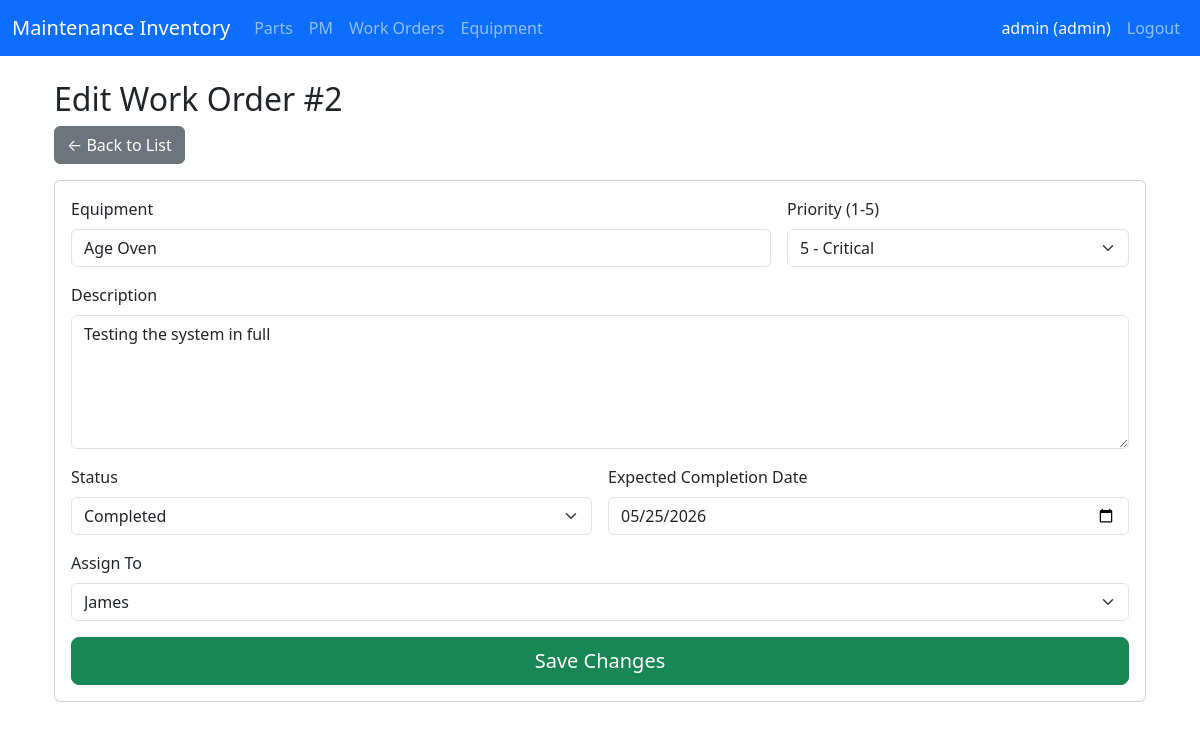
The page /workorder/edit/2 (signed in) on the database its author committed.
### app/models/user.py (models this page shows, shortened)
class User(UserMixin, db.Model):
    __tablename__ = 'users'
    id = db.Column(db.Integer, primary_key=True)
    username = db.Column(db.String(80), unique=True, nullable=False)
    password_hash = db.Column(db.String(256), nullable=False)
    role = db.Column(db.String(20), default='technician') # 'admin' or 'technician'
    must_change_password = db.Column(db.Boolean, default=True) # Force change on first login
    created_at = db.Column(db.DateTime, default=datetime.utcnow)
    email = db.Column(db.String(120), unique=True, nullable=True) # Optional (nullable=True)

### app/models/workorder.py (models this page shows, shortened)
class WorkOrder(db.Model):
    __tablename__ = 'workorder'
    __table_args__ = {'extend_existing': True}
    id = db.Column(db.Integer, primary_key=True)
    equipment = db.Column(db.String(200), nullable=False)
    description = db.Column(db.Text, nullable=False)
    status = db.Column(db.String(50), default="Open")
    priority = db.Column(db.Integer)
    expected_completion_date = db.Column(db.Date)
    created_by_id = db.Column(db.Integer, db.ForeignKey('users.id'), nullable=False)
    assigned_to_id = db.Column(db.Integer, db.ForeignKey('users.id'), nullable=True)
    completed_by_id = db.Column(db.Integer, db.ForeignKey('users.id'), nullable=True)
    completed_at = db.Column(db.DateTime, nullable=True)
    completion_notes = db.Column(db.Text, nullable=True)
    parts_used = db.Column(db.JSON, nullable=True)
    created_at = db.Column(db.DateTime, default=datetime.utcnow)
    assigned_at = db.Column(db.DateTime, nullable=True)
    created_by = db.relationship('User', foreign_keys=[created_by_id], backref='created_workorders')
    assigned_to = db.relationship('User', foreign_keys=[assigned_to_id], backref='assigned_workorders')
    completed_by = db.relationship('User', foreign_keys=[completed_by_id], backref='completed_workorders')

### app/routes/workorder.py (the view)
@bp.route('/edit/<int:wo_id>')
@login_required
def edit(wo_id):
    if current_user.role != 'admin':
        flash("Only admins can edit work orders.", "danger")
        return redirect(url_for('workorder.index'))
    wo = WorkOrder.query.get_or_404(wo_id)
    technicians = User.query.filter_by(role='technician').all()
    return render_template('workorder/edit.html', wo=wo, technicians=technicians)

### app/templates/workorder/edit.html (shortened to what this page needs)
{% extends "base.html" %}
{% block content %}
<div class="container mt-4">
    <h2>Edit Work Order #{{ wo.id }}</h2>
    <a href="{{ url_for('workorder.index') }}" class="btn btn-secondary mb-3">← Back to List</a>
    <div class="card">
        <div class="card-body">
            <form method="POST">
                <div class="row g-3">
                    <div class="col-md-8">
                        <label class="form-label">Equipment</label>
                        <input type="text" name="equipment" class="form-control" value="{{ wo.equipment }}" required>
                    </div>
                    <div class="col-md-4">
                        <label class="form-label">Priority (1-5)</label>
                        <select name="priority" class="form-select">
                            <option value="5" {% if wo.priority == 5 %}selected{% endif %}>5 - Critical</option>
                        </select>
                    </div>
                    <div class="col-12">
                        <label class="form-label">Description</label>
                        <textarea name="description" class="form-control" rows="5" required>{{ wo.description }}</textarea>
                    </div>
                    <div class="col-md-6">
                        <label class="form-label">Status</label>
                        <select name="status" class="form-select">
                            <option value="Completed" {% if wo.status == 'Completed' %}selected{% endif %}>Completed</option>
                        </select>
                    </div>
                    <div class="col-md-6">
                        <label class="form-label">Expected Completion Date</label>
                        <input type="date" name="expected_completion_date" class="form-control"
                               value="{{ wo.expected_completion_date.strftime('%Y-%m-%d') if wo.expected_completion_date else '' }}">
                    </div>
                    <div class="col-12">
                        <label class="form-label">Assign To</label>
                        <select name="assigned_to_id" class="form-select">
                            {% for tech in technicians %}
                            <option value="{{ tech.id }}" {% if wo.assigned_to_id == tech.id %}selected{% endif %}>
                                {{ tech.username }}
                            </option>
                            {% endfor %}
                        </select>
                    </div>
                    <div class="col-12">
                        <button type="submit" class="btn btn-success btn-lg w-100">Save Changes</button>
                    </div>
                </div>
            </form>
        </div>
    </div>
</div>
{% endblock %}

### app/templates/base.html (shortened to what this page needs)
<!DOCTYPE html>
<html lang="en">
<head>
    <link href="https://cdn.jsdelivr.net/npm/bootstrap@5.3.3/dist/css/bootstrap.min.css" rel="stylesheet">
</head>
<body>
<nav class="navbar navbar-expand-lg navbar-dark bg-primary sticky-top">
    <div class="container-fluid">
        <a class="navbar-brand" href="{{ url_for('dashboard.index') }}">Maintenance Inventory</a>
        <div class="collapse navbar-collapse" id="navbarNav">
            <ul class="navbar-nav me-auto">
                <li class="nav-item">
                    <a class="nav-link" href="{{ url_for('parts.index') }}">Parts</a>
                </li>
                <li class="nav-item">
                    <a class="nav-link" href="{{ url_for('pm.index') }}">PM</a>
                </li>
                <li class="nav-item">
                    <a class="nav-link" href="{{ url_for('workorder.index') }}">Work Orders</a>
                </li>
                <li class="nav-item">
                    <a class="nav-link" href="{{ url_for('equipment.index') }}">Equipment</a>
                </li>
            </ul>
            <ul class="navbar-nav ms-auto">
                <li class="nav-item">
                    <span class="nav-link text-light">
                        {{ current_user.username }} ({{ current_user.role }})
                    </span>
                </li>
                <li class="nav-item">
                    <a class="nav-link" href="{{ url_for('auth.logout') }}">Logout</a>
                </li>
            </ul>
        </div>
    </div>
</nav>
    <div class="container mt-4">
        {% block content %}{% endblock %}
    </div>
</body>
</html>

### rows shown on the page
User: username "admin", role "admin"
WorkOrder: id "2", equipment "Age Oven", priority "5 - Critical", description "Testing the system in full", status "Completed", expected_completion_date "05/25/2026", assigned_to_id "James"
